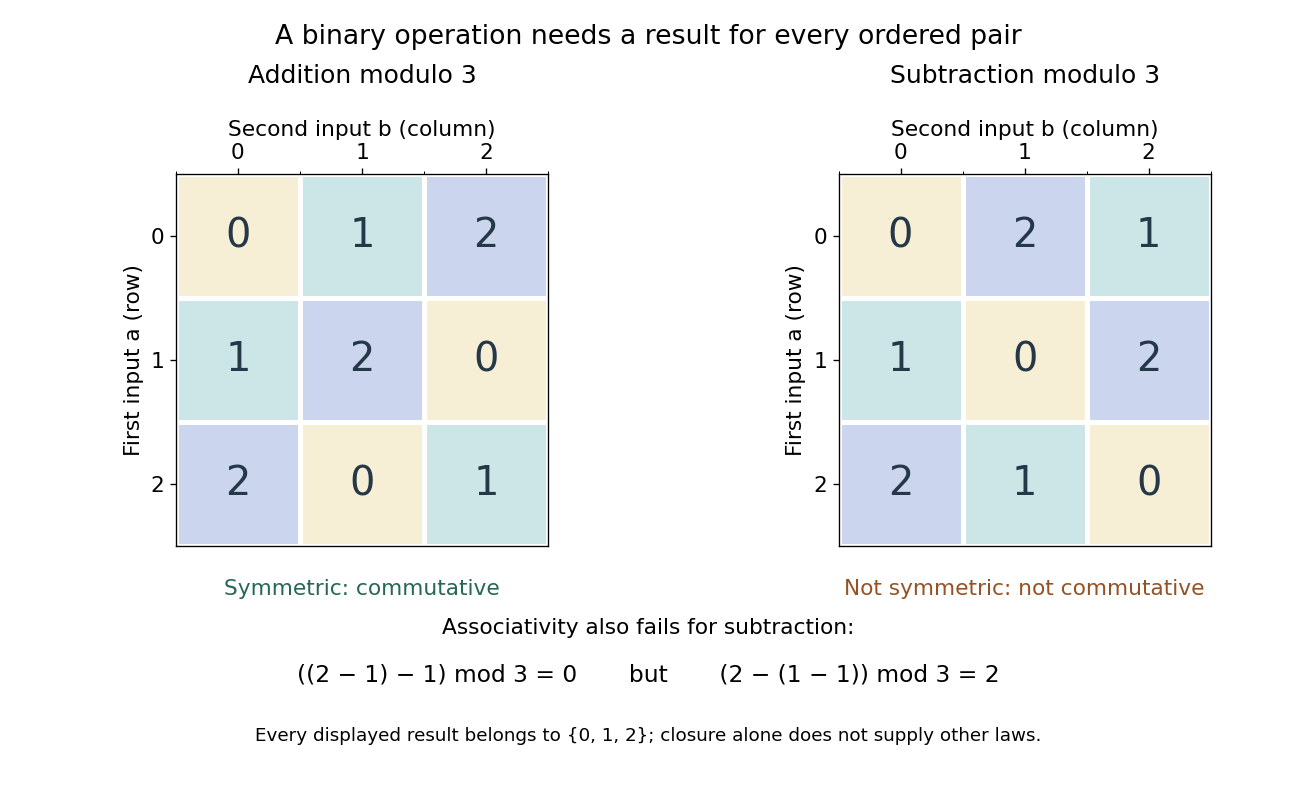

This chart was generated by the following Python code:
"""Render addition and subtraction modulo three operation tables to cwd."""

from itertools import product
from pathlib import Path

import matplotlib.pyplot as plt
from matplotlib.colors import ListedColormap
import numpy as np


def main():
    add = lambda a, b: (a+b) % 3
    subtract = lambda a, b: (a-b) % 3
    addition = np.array([[add(a, b) for b in range(3)] for a in range(3)])
    subtraction = np.array([[subtract(a, b) for b in range(3)] for a in range(3)])
    assert np.all(addition == addition.T)
    assert not np.all(subtraction == subtraction.T)
    assert all(add(add(a, b), c) == add(a, add(b, c))
               for a, b, c in product(range(3), repeat=3))
    failures = [(a, b, c) for a, b, c in product(range(3), repeat=3)
                if subtract(subtract(a, b), c) != subtract(a, subtract(b, c))]
    assert len(failures) == 18
    assert subtract(subtract(2, 1), 1) == 0
    assert subtract(2, subtract(1, 1)) == 2
    assert all(0 <= operation(a, b) < 3 for operation in (add, subtract)
               for a, b in product(range(3), repeat=2))
    plt.rcParams.update({'font.size': 13, 'axes.titlesize': 15})
    fig, axes = plt.subplots(1, 2, figsize=(10.8, 6.6), dpi=120, facecolor='white')
    palette = ListedColormap(['#f6efd6', '#cce6e7', '#cbd5ee'])
    for ax, table, title in zip(axes, [addition, subtraction],
                               ['Addition modulo 3', 'Subtraction modulo 3']):
        ax.imshow(table, cmap=palette, vmin=0, vmax=2)
        for row, col in product(range(3), repeat=2):
            ax.text(col, row, str(table[row, col]), ha='center', va='center',
                    fontsize=24, color='#253848')
        ax.set_xticks(range(3)); ax.set_yticks(range(3))
        ax.set_xticks(np.arange(-.5, 3), minor=True)
        ax.set_yticks(np.arange(-.5, 3), minor=True)
        ax.grid(which='minor', color='white', linewidth=3)
        ax.tick_params(which='minor', bottom=False, left=False)
        ax.xaxis.tick_top(); ax.xaxis.set_label_position('top')
        ax.set(xlabel='Second input b (column)', ylabel='First input a (row)',
               title=title)
        ax.set_title(title, pad=55)
    axes[0].text(.5, -.13, 'Symmetric: commutative', transform=axes[0].transAxes,
                 ha='center', fontsize=13, color='#256855')
    axes[1].text(.5, -.13, 'Not symmetric: not commutative',
                 transform=axes[1].transAxes, ha='center', fontsize=13,
                 color='#965225')
    fig.suptitle('A binary operation needs a result for every ordered pair',
                 fontsize=16, y=.97)
    fig.text(.5, .20, 'Associativity also fails for subtraction:', ha='center', fontsize=13)
    fig.text(.5, .14, '((2 − 1) − 1) mod 3 = 0       but       (2 − (1 − 1)) mod 3 = 2',
             ha='center', fontsize=14)
    fig.text(.5, .065, 'Every displayed result belongs to {0, 1, 2}; closure alone does not supply other laws.',
             ha='center', fontsize=11)
    fig.subplots_adjust(left=.09, right=.98, bottom=.31, top=.78, wspace=.35)
    fig.savefig(Path.cwd()/Path(__file__).with_suffix('.png').name,
                facecolor='white', transparent=False)
    plt.close(fig)


if __name__ == '__main__':
    main()
